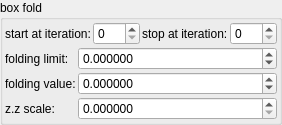
    <widget class="QGroupBox" name="groupBox">
     <property name="title">
      <string>box fold</string>
     </property>
     <layout class="QVBoxLayout" name="verticalLayout_2">
      <property name="spacing">
       <number>2</number>
      </property>
      <property name="leftMargin">
       <number>2</number>
      </property>
      <property name="topMargin">
       <number>2</number>
      </property>
      <property name="rightMargin">
       <number>2</number>
      </property>
      <property name="bottomMargin">
       <number>2</number>
      </property>
      <item>
       <layout class="QHBoxLayout" name="horizontalLayout_20" stretch="0,1,0,1">
        <item>
         <widget class="QLabel" name="label_105">
          <property name="text">
           <string>start at iteration:</string>
          </property>
         </widget>
        </item>
        <item>
         <widget class="MySpinBox" name="spinboxInt_transf_start_iterations_A">
          <property name="sizePolicy">
           <sizepolicy hsizetype="Minimum" vsizetype="Maximum">
            <horstretch>0</horstretch>
            <verstretch>0</verstretch>
           </sizepolicy>
          </property>
          <property name="minimum">
           <number>0</number>
          </property>
          <property name="maximum">
           <number>999</number>
          </property>
          <property name="value">
           <number>0</number>
          </property>
         </widget>
        </item>
        <item>
         <widget class="QLabel" name="label_86">
          <property name="text">
           <string>stop at iteration:</string>
          </property>
         </widget>
        </item>
        <item>
         <widget class="MySpinBox" name="spinboxInt_transf_stop_iterations_A">
          <property name="sizePolicy">
           <sizepolicy hsizetype="Preferred" vsizetype="Maximum">
            <horstretch>0</horstretch>
            <verstretch>0</verstretch>
           </sizepolicy>
          </property>
          <property name="maximum">
           <number>999</number>
          </property>
         </widget>
        </item>
       </layout>
      </item>
      <item>
       <layout class="QGridLayout" name="gridLayout_12" columnstretch="0,1">
        <property name="spacing">
         <number>2</number>
        </property>
        <item row="2" column="0">
         <widget class="QLabel" name="label_56">
          <property name="text">
           <string>z.z scale:</string>
          </property>
         </widget>
        </item>
        <item row="2" column="1">
         <widget class="MyDoubleSpinBox" name="spinbox_transf_scale_1">
          <property name="sizePolicy">
           <sizepolicy hsizetype="Minimum" vsizetype="Maximum">
            <horstretch>0</horstretch>
            <verstretch>0</verstretch>
           </sizepolicy>
          </property>
          <property name="prefix">
           <string/>
          </property>
          <property name="suffix">
           <string/>
          </property>
          <property name="decimals">
           <number>6</number>
          </property>
          <property name="minimum">
           <double>0.000000000000000</double>
          </property>
          <property name="maximum">
           <double>1.000000000000000</double>
          </property>
          <property name="singleStep">
           <double>0.100000000000000</double>
          </property>
         </widget>
        </item>
        <item row="1" column="0">
         <widget class="QLabel" name="label_55">
          <property name="text">
           <string>folding value:</string>
          </property>
         </widget>
        </item>
        <item row="0" column="0">
         <widget class="QLabel" name="label_54">
          <property name="text">
           <string>folding limit:</string>
          </property>
         </widget>
        </item>
        <item row="0" column="1">
         <widget class="MyDoubleSpinBox" name="spinbox_mandelbox_folding_limit">
          <property name="sizePolicy">
           <sizepolicy hsizetype="Minimum" vsizetype="Maximum">
            <horstretch>0</horstretch>
            <verstretch>0</verstretch>
           </sizepolicy>
          </property>
          <property name="prefix">
           <string/>
          </property>
          <property name="suffix">
           <string/>
          </property>
          <property name="decimals">
           <number>6</number>
          </property>
          <property name="minimum">
           <double>-99.998999999999995</double>
          </property>
          <property name="maximum">
           <double>99.998999999999995</double>
          </property>
          <property name="singleStep">
           <double>0.100000000000000</double>
          </property>
         </widget>
        </item>
        <item row="1" column="1">
         <widget class="MyDoubleSpinBox" name="spinbox_mandelbox_folding_value">
          <property name="sizePolicy">
           <sizepolicy hsizetype="Minimum" vsizetype="Maximum">
            <horstretch>0</horstretch>
            <verstretch>0</verstretch>
           </sizepolicy>
          </property>
          <property name="prefix">
           <string/>
          </property>
          <property name="suffix">
           <string/>
          </property>
          <property name="decimals">
           <number>6</number>
          </property>
          <property name="minimum">
           <double>-99.998999999999995</double>
          </property>
          <property name="maximum">
           <double>99.998999999999995</double>
          </property>
          <property name="singleStep">
           <double>0.100000000000000</double>
          </property>
         </widget>
        </item>
       </layout>
      </item>
     </layout>
    </widget>
